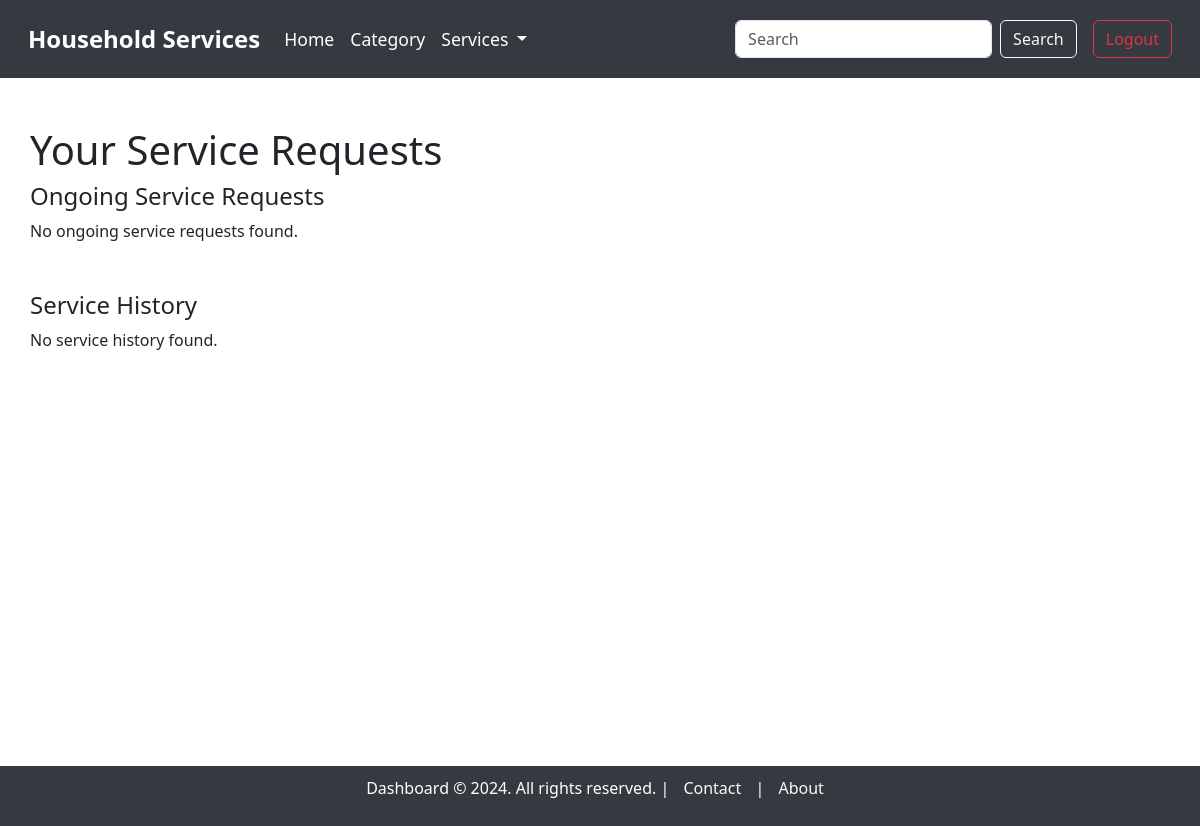
Page /customer_dashboard (signed in) on the earlier database version.
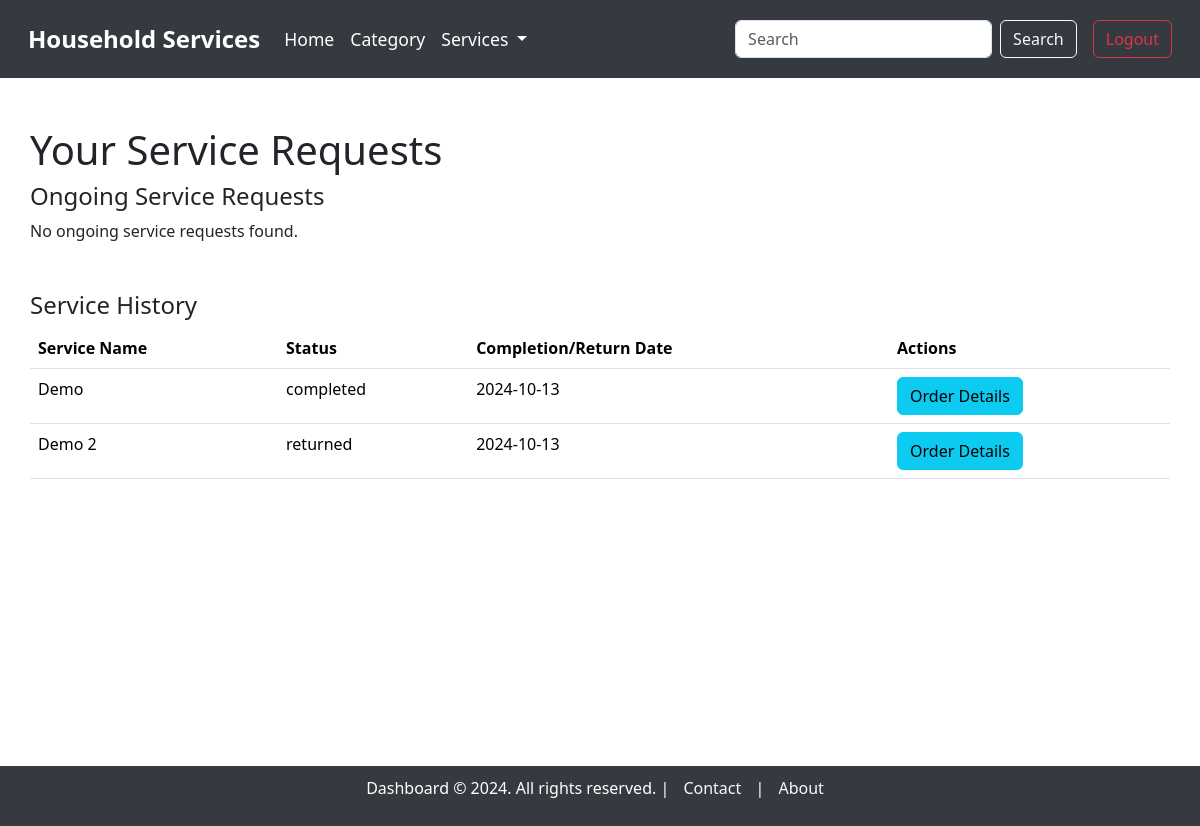
Same page on the later database version.
### model.py (models this page shows, shortened)
class ServiceRequest(db.Model):
    __tablename__ = "service_requests"
    service_request_id = db.Column(db.Integer, autoincrement=True, primary_key=True)
    service_id = db.Column(db.Integer, db.ForeignKey('service.service_id'), nullable=False)
    user_id = db.Column(db.Integer, db.ForeignKey('users.user_id'), nullable=False)
    supplier_id = db.Column(db.Integer, db.ForeignKey('users.user_id'), nullable=True)  # Link to supplier (optional)
    service_description = db.Column(db.String, nullable=False)
    experience_years = db.Column(db.Integer, nullable=True)
    created_at = db.Column(db.DateTime, default=datetime.utcnow)
    updated_at = db.Column(db.DateTime, default=datetime.utcnow, onupdate=datetime.utcnow)
    date_requested = db.Column(db.DateTime, default=datetime.utcnow, nullable=True)
    date_issued = db.Column(db.DateTime, nullable=True)  #accepted date
    date_completed = db.Column(db.DateTime, nullable=True)
    date_returned = db.Column(db.DateTime, nullable=True)
    status = db.Column(db.String, default='pending')  # 'pending', 'accepted', 'rejected', 'completed', 'returned', 'cancelled'
    price = db.Column(db.Integer, nullable=False)  # Price associated with the service
    customer = db.relationship('User', foreign_keys=[user_id], backref='customer_requests')
    supplier = db.relationship('User', foreign_keys=[supplier_id], backref='supplier_requests')
    service = db.relationship('Service', backref='requests')

class Service(db.Model):
    __tablename__ = "service"
    service_id = db.Column(db.Integer, autoincrement=True, primary_key=True)
    category_id = db.Column(db.Integer, db.ForeignKey('category.category_id'), nullable=False)
    supplier_id = db.Column(db.Integer, db.ForeignKey('users.user_id'), nullable=False)  # Link to the supplier
    service_name = db.Column(db.String, unique=True, nullable=False)
    service_description = db.Column(db.String, nullable=False)
    created_at = db.Column(db.DateTime, default=datetime.utcnow)
    updated_at = db.Column(db.DateTime, default=datetime.utcnow, onupdate=datetime.utcnow)
    price = db.Column(db.Integer)
    image = db.Column(db.String)  # Path to the uploaded image
    supplier = db.relationship('User', backref='services')  # Relationship to supplier (User)

### main.py (the view)
@app.route('/customer_dashboard', methods=['GET'])
@login_required(role="customer")
def customer_dashboard():
    user_id = session.get('user_id')
    service_requests = ServiceRequest.query.filter_by(user_id=user_id).filter(ServiceRequest.status.in_(['pending', 'accepted'])).all()
    history_requests = ServiceRequest.query.filter_by(user_id=user_id).filter(ServiceRequest.status.in_(['completed', 'returned'])).all()
    return render_template('dashboard/customer_dashboard.html',
                           service_requests=service_requests,
                           history_requests=history_requests)

### main.py (called while the page is built)
def login_required(role):
    def wrapper(original):
        @wraps(original)
        def inner(*args, **kwargs):  # *args = list of arguments, **kwargs = key word arguments
            if session.get("username") and session.get("role") == role:
                return original(*args, **kwargs)
            else:
                flash(f"You need to login as {role}", "warning")
                return redirect(url_for("login"))
        return inner
    return wrapper

### templates/dashboard/customer_dashboard.html (shortened to what this page needs)
{% extends 'base_dashboard.html' %}
{% block content %}
<div class="container mt-5">
    <h1>Your Service Requests</h1>
    <h4>Ongoing Service Requests</h4>
    {% if service_requests %}
        <table class="table">
            <thead>
                <tr>
                    <th>Service Name</th>
                    <th>Status</th>
                    <th>Requested Date</th>
                    <th>Accepted Date</th>
                    <th>Actions</th>
                </tr>
            </thead>
            <tbody>
                {% for request in service_requests %}
                    <tr>
                        <td>{{ request.service.service_name }}</td>
                        <td>{{ request.status }}</td>
                        <td>{{ request.date_requested.strftime('%Y-%m-%d') }}</td>
                        <td>{{ request.date_issued.strftime('%Y-%m-%d') if request.date_issued else 'N/A' }}</td>
                        <td>
                            <form action="{{ url_for('delete_service_request', service_request_id=request.service_request_id) }}" method="POST" style="display:inline;">
                                <button type="submit" class="btn btn-danger">Cancel</button>
                            </form>
                            <a href="{{ url_for('order_details', service_request_id=request.service_request_id) }}" class="btn btn-info">Order Details</a>
                        </td>
                    </tr>
                {% endfor %}
            </tbody>
        </table>
    {% else %}
        <p>No ongoing service requests found.</p>
    {% endif %}
    <h4 class="mt-5">Service History</h4>
    {% if history_requests %}
        <table class="table">
            <thead>
                <tr>
                    <th>Service Name</th>
                    <th>Status</th>
                    <th>Completion/Return Date</th>
                    <th>Actions</th>
                </tr>
            </thead>
            <tbody>
                {% for request in history_requests %}
                    <tr>
                        <td>{{ request.service.service_name }}</td>
                        <td>{{ request.status }}</td>
                        <td>
                            {% if request.status == 'completed' %}
                                {{ request.date_completed.strftime('%Y-%m-%d') if request.date_completed else 'N/A' }}
                            {% elif request.status == 'returned' %}
                                {{ request.date_returned.strftime('%Y-%m-%d') if request.date_returned else 'N/A' }}
                            {% else %}
                                N/A
                            {% endif %}
                        </td>
                        <td>
                            <a href="{{ url_for('order_details', service_request_id=request.service_request_id) }}" class="btn btn-info">Order Details</a>
                        </td>
                    </tr>
                {% endfor %}
            </tbody>
        </table>
    {% else %}
        <p>No service history found.</p>
    {% endif %}
</div>
{% endblock %}

Differences in the rows shown:
added ServiceRequest: service.service_name "Demo", status "completed", date_completed "2024-10-13"
added ServiceRequest: service.service_name "Demo 2", status "returned", date_returned "2024-10-13"
Other differences:
text no longer shown: "No service history found."
text now shown: "Service Name Status Completion/Return Date Actions"
